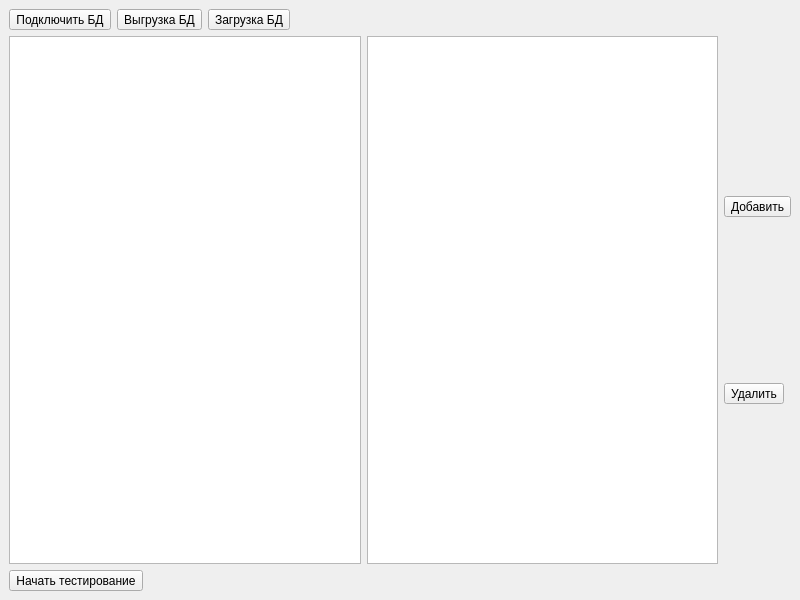
<?xml version="1.0" encoding="UTF-8"?>
<ui version="4.0">
 <class>MainWindow</class>
 <widget class="QMainWindow" name="MainWindow">
  <property name="geometry">
   <rect>
    <x>0</x>
    <y>0</y>
    <width>800</width>
    <height>600</height>
   </rect>
  </property>
  <property name="windowTitle">
   <string>QtStudyEnglish</string>
  </property>
  <widget class="QWidget" name="centralwidget">
   <property name="enabled">
    <bool>true</bool>
   </property>
   <property name="sizePolicy">
    <sizepolicy hsizetype="Expanding" vsizetype="Preferred">
     <horstretch>0</horstretch>
     <verstretch>0</verstretch>
    </sizepolicy>
   </property>
   <layout class="QVBoxLayout" name="verticalLayout_3">
    <item>
     <layout class="QHBoxLayout" name="hor_layout_btn">
      <item>
       <widget class="QToolButton" name="btn_connection">
        <property name="text">
         <string>Подключить БД</string>
        </property>
       </widget>
      </item>
      <item>
       <widget class="QToolButton" name="toolButton_2">
        <property name="text">
         <string>Выгрузка БД</string>
        </property>
       </widget>
      </item>
      <item>
       <widget class="QToolButton" name="toolButton">
        <property name="text">
         <string>Загрузка БД</string>
        </property>
       </widget>
      </item>
      <item>
       <spacer name="horizontalSpacer">
        <property name="orientation">
         <enum>Qt::Horizontal</enum>
        </property>
        <property name="sizeHint" stdset="0">
         <size>
          <width>40</width>
          <height>20</height>
         </size>
        </property>
       </spacer>
      </item>
     </layout>
    </item>
    <item>
     <layout class="QHBoxLayout" name="hor_layout_view">
      <item>
       <widget class="QTableView" name="tableView"/>
      </item>
      <item>
       <widget class="QTableView" name="tableView_2"/>
      </item>
      <item>
       <layout class="QVBoxLayout" name="verticalLayout">
        <item>
         <widget class="QToolButton" name="toolButton_4">
          <property name="text">
           <string>Добавить</string>
          </property>
         </widget>
        </item>
        <item>
         <widget class="QToolButton" name="toolButton_5">
          <property name="text">
           <string>Удалить</string>
          </property>
         </widget>
        </item>
       </layout>
      </item>
     </layout>
    </item>
    <item>
     <widget class="QToolButton" name="toolButton_6">
      <property name="text">
       <string>Начать тестирование</string>
      </property>
     </widget>
    </item>
   </layout>
  </widget>
 </widget>
 <resources/>
 <connections/>
</ui>
